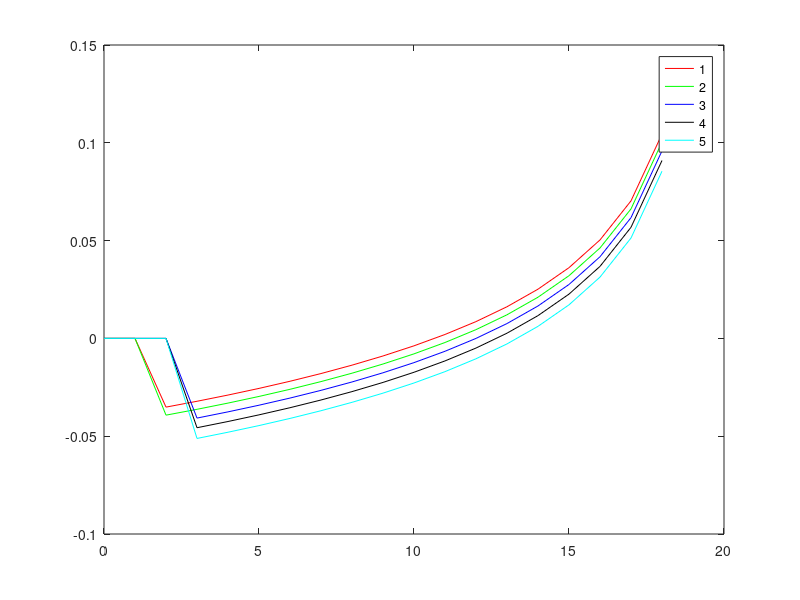

Reproduce this figure in MATLAB.
clear all
clc

prob_table = zeros(10,21);
%%%%% FIX THIS MESS
for target_size = 1:10
    target_pk = 0.55 +target_size/30;%1 - 0.3625^target_size;
   for numAgents = 1:20
       Pk = numAgents/20%1 - 0.3625^(numAgents-1);
       prob_table(target_size,numAgents) =(log((1-Pk)/(1-target_pk))/log(0.3625))*isreal(log(1-0.3625^(numAgents-2)-target_pk))/20;%log(0.3625)/log(Pk-target_pk)*isreal(log(0.3625)/log(Pk-target_pk));
   end
end

plot([0:20],prob_table(1,:),'r');
hold on
plot([0:20],prob_table(2,:),'g');
plot([0:20],prob_table(3,:),'b');
plot([0:20],prob_table(4,:),'k');
plot([0:20],prob_table(5,:),'c');
%{
plot([0:20],prob_table(6,:),'r-.');
plot([0:20],prob_table(7,:),'g-.');
plot([0:20],prob_table(8,:),'b-.');
plot([0:20],prob_table(9,:),'k-.');
plot([0:20],prob_table(10,:),'c-.');
%}
legend('1','2','3','4','5','6','7','8','9','10')